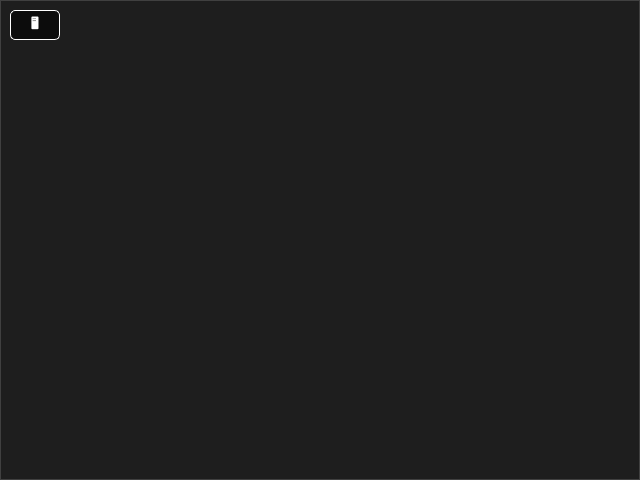
<?xml version="1.0" encoding="UTF-8"?>
<ui version="4.0">
 <class>OverlayButtonWidget</class>
 <widget class="QWidget" name="OverlayButtonWidget">
  <property name="geometry">
   <rect>
    <x>0</x>
    <y>0</y>
    <width>640</width>
    <height>480</height>
   </rect>
  </property>
  <property name="sizePolicy">
   <sizepolicy hsizetype="Expanding" vsizetype="Expanding">
    <horstretch>0</horstretch>
    <verstretch>0</verstretch>
   </sizepolicy>
  </property>
  <property name="sizeIncrement">
   <size>
    <width>160</width>
    <height>120</height>
   </size>
  </property>
  <property name="windowTitle">
   <string>Form</string>
  </property>
  <layout class="QVBoxLayout" name="mainLayout">
   <property name="spacing">
    <number>0</number>
   </property>
   <property name="leftMargin">
    <number>0</number>
   </property>
   <property name="topMargin">
    <number>0</number>
   </property>
   <property name="rightMargin">
    <number>0</number>
   </property>
   <property name="bottomMargin">
    <number>0</number>
   </property>
   <item>
    <widget class="QLabel" name="videoLabel">
     <property name="sizePolicy">
      <sizepolicy hsizetype="Expanding" vsizetype="Expanding">
       <horstretch>0</horstretch>
       <verstretch>0</verstretch>
      </sizepolicy>
     </property>
     <property name="minimumSize">
      <size>
       <width>160</width>
       <height>120</height>
      </size>
     </property>
     <property name="styleSheet">
      <string notr="true">
       QLabel {
           background-color: #1e1e1e;
           border: 1px solid #404040;
           color: white;
       }
      </string>
     </property>
     <property name="text">
      <string/>
     </property>
     <property name="scaledContents">
      <bool>true</bool>
     </property>
     <property name="alignment">
      <set>Qt::AlignmentFlag::AlignCenter</set>
     </property>
    </widget>
   </item>
  </layout>
  <widget class="QPushButton" name="videoButton">
   <property name="geometry">
    <rect>
     <x>10</x>
     <y>10</y>
     <width>50</width>
     <height>30</height>
    </rect>
   </property>
   <property name="toolTip">
    <string>Toggle Camera</string>
   </property>
   <property name="styleSheet">
    <string notr="true">
     QPushButton {
         background-color: rgba(0, 0, 0, 150);
         color: white;
         border: 1px solid white;
         border-radius: 5px;
         font-weight: bold;
     }
     QPushButton:hover {
         background-color: rgba(50, 50, 50, 200);
     }
     QPushButton:pressed {
         background-color: rgba(100, 100, 100, 200);
     }
    </string>
   </property>
   <property name="text">
    <string>🖥️</string>
   </property>
  </widget>
 </widget>
 <resources/>
 <connections/>
</ui>
